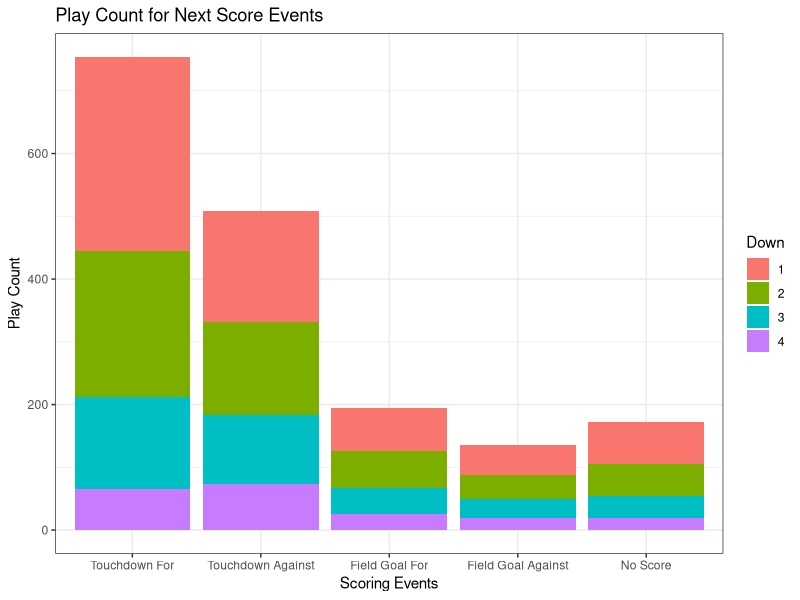
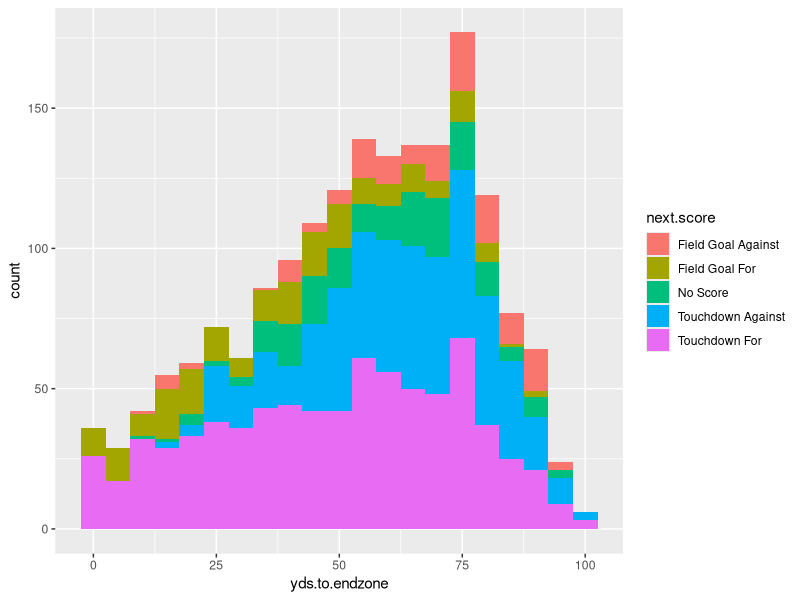
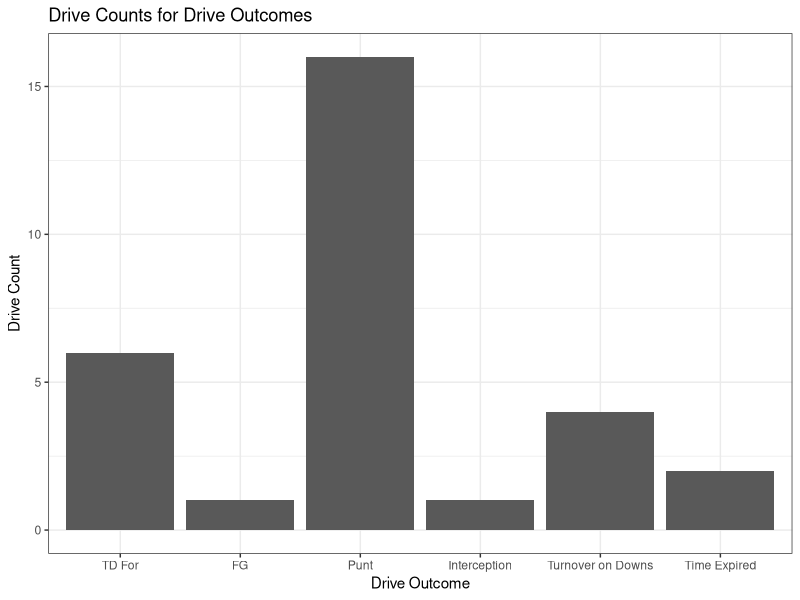
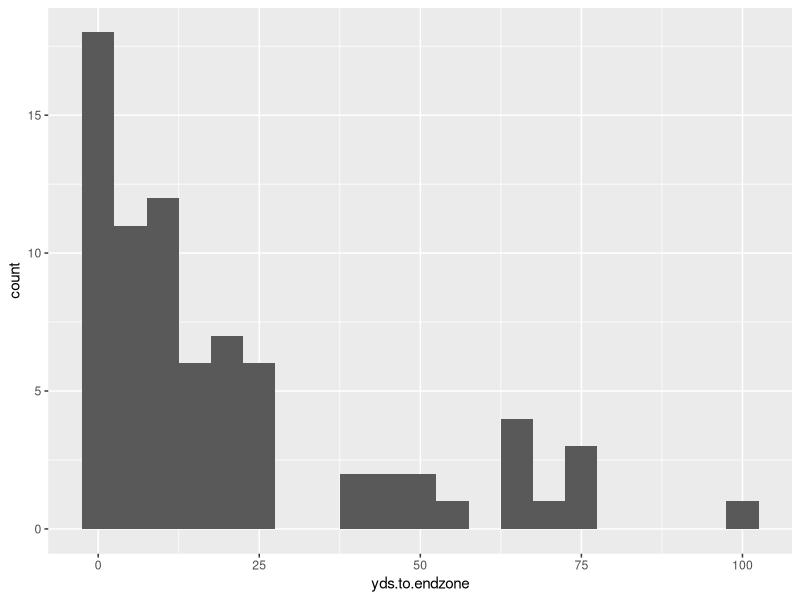

R code for these plots, in order: (Note: this script raises an error after producing the figures.)
## ---- chunk 1
knitr::opts_chunk$set(echo = TRUE)
library(tidyverse)
library(nnet)
## ---- chunk 2
## Data initialization

# Drop KOs, Extra Pts, 2 Pt conversions, Penalties, and Timeouts
init.data.full = read.csv("Initial_Play_-_By_-_Play.csv", na=c(""))
KO.plays = c("KO", "KO Rec", "Onside Kick Rec")

# Fixing the Extra Points labeled as FGs
init.data.full[1442, "PLAY.TYPE"] = "Extra Pt."
init.data.full[1556, "PLAY.TYPE"] = "Extra Pt."
init.data.full[1975, "PLAY.TYPE"] = "Extra Pt."
init.data.full[1994, "PLAY.TYPE"] = "Extra Pt."

extra.pt.rows = which(init.data.full$PLAY.TYPE == "Extra Pt." |
                        init.data.full$PLAY.TYPE == "Extra Pt. Block")
KO.rows = which(init.data.full$PLAY.TYPE %in% KO.plays)
two.pt.rows = which(init.data.full$PLAY.TYPE == "2 Pt." | 
                      init.data.full$PLAY.TYPE == "2 Pt. Defend")
penalty.rows = which(init.data.full$RESULT == "Penalty")
timeout.rows = which(init.data.full$RESULT == "Timeout")

rem.rows = c(extra.pt.rows, KO.rows, two.pt.rows, penalty.rows, timeout.rows)
init.data = init.data.full[-rem.rows, ]

# Create possession team column

  # fill in missing values that shouldn't be missing
init.data[945, "ODK"] = "D"
init.data[955, "ODK"] = "D"
init.data[980, "ODK"] = "O"
init.data[1025, "ODK"] = "D"
init.data[1291, "ODK"] = "O"
init.data[1317, "ODK"] = "D"

init.data$pos.team = ifelse(init.data$ODK == "O", "CMU", "Opp")

for (i in 1:nrow(init.data)) {
  if (init.data[i, "ODK"] == "K") {
    init.data[i, "pos.team"] = init.data[i - 1, "pos.team"]
  }
}

# convert character variables to factor
#factor.vars = c("ODK", "RESULT", "PLAY.TYPE")
#init.data[factor.vars] = lapply(init.data[factor.vars], factor)

# renaming variables for convenience
names(init.data) = tolower(names(init.data))
names(init.data)[1] = "play"

# fixing rounding error for distance
for (i in 2:nrow(init.data)) {
  if (init.data$dn[i]==1 | is.na(init.data$dn[i])) { next }
  init.data$dist[i] = init.data$dist[i-1] - init.data$gn.ls[i-1]
}
## ---- chunk 3
## Cleaning

# creating game ID
first.plays = which(init.data$play==2)
init.data$game = length(first.plays)
for (i in 1:(length(first.plays)-1)) {
  first = first.plays[i]
  last = first.plays[i+1]-1
  init.data$game[first:last] = i
}

# fixing yards to endzone
negative.yds = init.data$yard.ln < 0
na.yds = is.na(negative.yds)
negative.yds[na.yds] = FALSE
init.data[negative.yds, "yard.ln"] = init.data[negative.yds, "yard.ln"] + 100
names(init.data)[5] = "yds.to.endzone"

# creating drive ID
# insert = data.frame(play = 11, odk = as.factor("O"), dn = 0, dist = -1, 
#                     yds.to.endzone = 101, gn.ls = -101, result = as.factor(""), 
#                     play.type = as.factor("Run"), game = 8)
# init.data = rbind(init.data[1:1256, ], insert, init.data[1257:2082, ])

num.games = max(init.data$game)

for (game.ind in 1:num.games) {
  
  ind.game = init.data[init.data$game == game.ind, ]
  drive = 1
  
  for (j in 1:(nrow(ind.game) - 1)) {
    
    global.ind = which(init.data$game == game.ind & 
                         init.data$play == ind.game[j, "play"])
    
    cur.pos = ind.game[j, "pos.team"]
    next.pos = ind.game[j + 1, "pos.team"]
    
    init.data[global.ind, "drive"] = drive
    
    if (cur.pos != next.pos) drive = drive + 1
    
  }
  
  init.data[global.ind + 1, "drive"] = drive
  
}
## ---- chunk 4
# creating drive outcome
last.plays = which(!mapply(identical, init.data$drive, lead(init.data$drive, default=0)) & 
                     !is.na(init.data$drive))
last.play.type = init.data$play.type[last.plays]
down = init.data$dn[last.plays]
result = init.data$result[last.plays]
last.outcomes = rep(NA, length(last.plays))
for (i in 1:length(last.plays)) {
  outcome = NA
  playtype = last.play.type[i]
  if (is.na(playtype)) {next} # NEED TO FIX
  res = result[i]
  if (playtype=="Pass" | playtype=="Run") {
    if (grepl("Def TD", res)) {outcome = "TD Against"}
    else if (grepl("TD", res)) {outcome = "TD For"}
    else if (res %in% c("Fumble", "Interception", "Sack, Fumble")) {outcome = res}
    else if (is.na(down[i])) {next} # NEED TO FIX
    else if (down[i]==4) {outcome = "Turnover on Downs"}
    else {outcome = "Time Expired"}
  }
  else if (grepl("FG", playtype)) {outcome = "FG"}
  else if (grepl("Punt", playtype)) {outcome = "Punt"}
  last.outcomes[i] = outcome
}
offset = 0
init.data$drive.outcome = NA
init.data$drive.outcome[last.plays] = last.outcomes
for (i in 1:max(init.data$game)) {
  ind = which(init.data$game==i)
  init.data$drive.outcome[ind] = last.outcomes[init.data$drive[ind] + offset]
  offset = offset + max(init.data$drive[ind], na.rm=TRUE)
}

# # creating next scoring play
# TD.score = c("Complete, TD", "Rush, TD", "Interception, Def TD", "Scramble, TD",
#              "Blocked, Def TD", "Fumble, Def TD") # check the result column
FG.score = c("FG", "FG Block") # check the play type column, and then result column for good
# safety.score = c("Safety")
# 
#   #Get indices for TDs
# TD.score.inds = which(init.data$result %in% TD.score)
# 
#   #Get indices for FGs

#Manually input missing FG good/no good values
FG.rows = init.data[init.data$play.type %in% FG.score, ]
FG.rows[c(5, 6, 9, 20, 21, 22), "result"] = "Good"
FG.rows[c(8, 23, 24, 25, 26, 28, 29), "result"] = "No Good"
  #Index 29 was a muffed FG attempt
init.data[init.data$play.type %in% FG.score, "result"] = FG.rows$result



init.data$TD.score = str_detect(init.data$result, "TD")
init.data[is.na(init.data$TD.score), "TD.score"] = F 
init.data$FG = str_detect(init.data$play.type, "FG")
init.data[is.na(init.data$FG), "FG"] = F 
init.data$FG.score = ((init.data$FG == T) & (init.data$result == "Good"))
init.data$safety.score = F # implement once we have data with safeties

init.data$sp = ifelse(init.data$TD.score + init.data$FG.score + init.data$safety.score >= 1, 
                      T,
                      F)

  # Indicator for defensive score
init.data$def.score = str_detect(init.data$result, "Def")
init.data[is.na(init.data$def.score), "def.score"] = FALSE

find.next.score.game = function(data) { #WRT POSESSION TEAM
  
  # Which rows are the scoring plays:
  score.plays = which(data$sp)
  
  find.next.score = function(play.ind, score.plays.inds, data) {
    
    next.score.ind = score.plays.inds[which(score.plays.inds >= play.ind)[1]]
    
    if(is.na(next.score.ind)) {
      
      score.type = "No Score"
      
    } else {
      
      #TDs:
      if (data$TD.score[next.score.ind]) {
        
        if (identical(data[play.ind, "pos.team"], data[next.score.ind, "pos.team"])) {
          
          if (data[next.score.ind, "def.score"]) { #Def TD, against team in pos
            
            score.type = "Touchdown Against"
            
          } else { #Offensive TD, for team in pos
            
            score.type = "Touchdown For"
            
          }
          
        } else {
          
          if (data[next.score.ind, "def.score"]) { #Def TD, for team in pos.
            
            score.type = "Touchdown For"
            
          } else { #Offensive TD, against team in pos.
            
            score.type = "Touchdown Against"
            
          }
          
        }

        #FGs
      } else if(data$FG.score[next.score.ind]) {
        
        if (identical(data[play.ind, "pos.team"], data[next.score.ind, "pos.team"])) {
          
          score.type = "Field Goal For"
          
          # Opponent made FG
        } else {
          
          score.type = "Field Goal Against"
          
        }
        
        #Safeties
      } else if(data$safety.score[next.score.ind]) {
        
        score.type = "Safety" #Handle logic later
        
        #Error
      } else {
        
        score.type = NA
        
      }
    }
    
    return(data.frame(next.score = score.type))
    
  }
  
  res = lapply(1:nrow(data), find.next.score, 
               score.plays.inds = score.plays, data = data) %>% 
    bind_rows()
  
  return(res)
}

next.score = map_dfr(unique(init.data$game), 
        function(x) {
          init.data %>% 
            filter(game == x) %>% 
            find.next.score.game()
        })

init.data$next.score = next.score[, 1]
## ---- chunk 5
# CMU efficiency metric
## ---- chunk 6
# EDA
sub.data = init.data[, c("game", "drive", "play", "pos.team", "dn", "dist", 
                         "yds.to.endzone", "result", "play.type", 
                         "drive.outcome", "next.score")]

# Next score distribution by down (removed NA values)
sub.data[!is.na(sub.data$dn), ] %>% 
  ggplot(aes(x = fct_relevel(next.score, 
                             c("Touchdown For", "Touchdown Against", 
                               "Field Goal For", "Field Goal Against", 
                               "No Score")), 
             fill = factor(dn))) +
  geom_bar() +
  labs(title = "Play Count for Next Score Events", x = "Scoring Events", 
       y = "Play Count", fill = "Down") +
  theme_bw()

sub.data %>%
  ggplot(aes(x = yds.to.endzone, fill = next.score)) +
  geom_histogram(binwidth = 5)
  
drive.data = sub.data %>% 
  group_by(drive) %>% 
  slice(1) %>% 
  ungroup()

drive.data %>% 
  ggplot(aes(x = fct_relevel(drive.outcome, 
                             c("TD For", "FG", "Punt", "Interception", 
                               "Turnover on Downs", "Time Expired")))) +
  geom_bar() +
  labs(title = "Drive Counts for Drive Outcomes", x = "Drive Outcome", 
       y = "Drive Count") +
  theme_bw()

# Starting yard line of each scoring play
init.data[init.data$sp, ] %>%
  ggplot(aes(x = yds.to.endzone)) +
  geom_histogram(binwidth = 5)

# Starting yard line of the first play in the drive for each scoring play
#TBD


#get last play of each drive
init.data %>% 
  group_by(game, drive) %>% 
  slice_tail %>% 
  ungroup %>% 
  which
## ---- chunk 7
#Modeling

#EPA.model = nnet()
